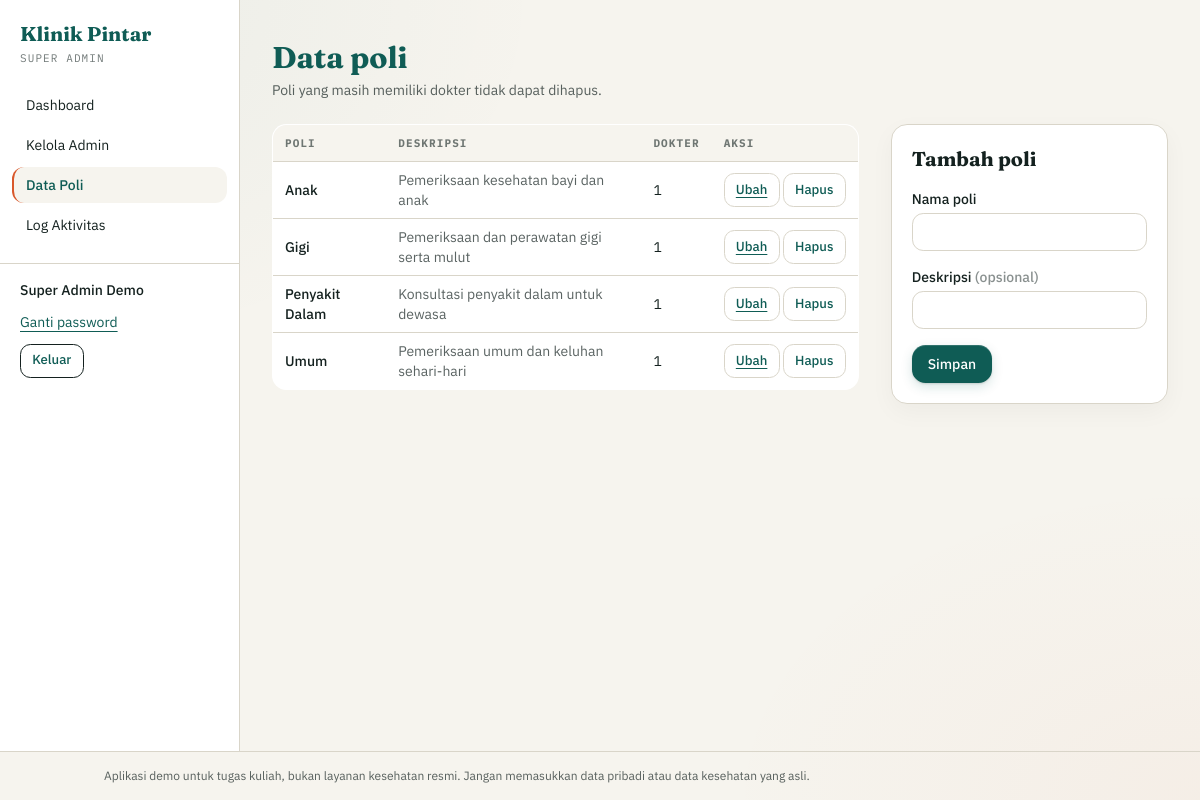
Screenshot of /superadmin/poli.php (signed in) with the database file from the repository.
### tables this page shows
CREATE TABLE IF NOT EXISTS users (
    id INT UNSIGNED NOT NULL AUTO_INCREMENT,
    nama VARCHAR(100) NOT NULL,
    email VARCHAR(120) NOT NULL,
    password VARCHAR(255) NOT NULL,
    role ENUM('super_admin', 'admin', 'dokter', 'user') NOT NULL,
    status ENUM('aktif', 'nonaktif', 'pending') NOT NULL DEFAULT 'aktif',
    wajib_ganti_password TINYINT(1) NOT NULL DEFAULT 0,
    login_gagal TINYINT UNSIGNED NOT NULL DEFAULT 0,
    terkunci_hingga DATETIME DEFAULT NULL,
    PRIMARY KEY (id),
    UNIQUE KEY uq_users_email (email),
    KEY idx_users_role_status (role, status)
);

CREATE TABLE IF NOT EXISTS poli (
    id INT UNSIGNED NOT NULL AUTO_INCREMENT,
    nama_poli VARCHAR(80) NOT NULL,
    deskripsi VARCHAR(255) DEFAULT NULL,
    PRIMARY KEY (id),
    UNIQUE KEY uq_poli_nama (nama_poli)
);

### includes/auth.php (called while the page is built, shortened)
<?php
require_once __DIR__ . '/../config/database.php';
require_once __DIR__ . '/helper.php';
function user_login()
{
    return isset($_SESSION['user']) ? $_SESSION['user'] : null;
}
function require_login()
{
    $sesi = user_login();
    $st = db()->prepare(
        'SELECT id, nama, role, status, wajib_ganti_password FROM users WHERE id = ?'
    );
    $st->execute([$sesi['id']]);
    $baris = $st->fetch();
    $user = [
        'id'          => (int) $baris['id'],
        'nama'        => $baris['nama'],
        'role'        => $baris['role'],
        'wajib_ganti' => (bool) $baris['wajib_ganti_password'],
    ];
    return $user;
}
function require_role($roles)
{
    $user = require_login();
    return $user;
}

### config/database.php (called while the page is built, shortened)
<?php
function db()
{
    static $pdo = null;
    if ($pdo === null) {
        $dsn = 'mysql:host=' . DB_HOST . ';dbname=' . DB_NAME . ';charset=utf8mb4';
        $pdo = new PDO($dsn, DB_USER, DB_PASS, [
            PDO::ATTR_ERRMODE            => PDO::ERRMODE_EXCEPTION,
            PDO::ATTR_DEFAULT_FETCH_MODE => PDO::FETCH_ASSOC,
            PDO::ATTR_EMULATE_PREPARES   => false,
        ]);
        $pdo->exec("SET time_zone = '+07:00'");
    }
    return $pdo;
}

### includes/helper.php (called while the page is built, shortened)
<?php
function e($teks)
{
    return htmlspecialchars((string) $teks, ENT_QUOTES, 'UTF-8');
}
function url($path = '')
{
    return BASE_URL . '/' . ltrim($path, '/');
}

### includes/menu.php (called while the page is built)
<?php
function menu_panel($role)
{
    $semua = [
        'super_admin' => [
    ['Dashboard', 'superadmin/dashboard.php'],
    ['Kelola Admin', 'superadmin/kelola_admin.php'],
    ['Data Poli', 'superadmin/poli.php'],
    ['Log Aktivitas', 'superadmin/log.php'],
],
       'admin' => [
    ['Dashboard', 'admin/dashboard.php'],
    ['Antrean', 'admin/antrean.php'],
    ['Laporan', 'admin/laporan.php'],
    ['Kelola Dokter', 'admin/dokter.php'],
    ['Jadwal Praktik', 'admin/jadwal.php'],
],
       'dokter' => [
    ['Dashboard', 'dokter/dashboard.php'],
    ['Antrean Hari Ini', 'dokter/antrean.php'],
    ['Jadwal Saya', 'dokter/jadwal.php'],
    ['Riwayat Pasien', 'dokter/riwayat.php'],
],
        'user' => [
    ['Dashboard', 'user/dashboard.php'],
    ['Buat Reservasi', 'user/reservasi.php'],
    ['Antrean Saya', 'user/antrean.php'],
    ['Notifikasi', 'user/notifikasi.php'],
    ['Riwayat Kunjungan', 'user/riwayat.php'],
],
    ];
    return isset($semua[$role]) ? $semua[$role] : [];
}

### superadmin/poli.php (the view, shortened to what this page needs)
<?php
require_once __DIR__ . '/../includes/auth.php';
$user = require_role('super_admin');
$pdo  = db();
$edit = ['id' => 0, 'nama_poli' => '', 'deskripsi' => ''];
$daftar = $pdo->query(
    'SELECT p.id, p.nama_poli, p.deskripsi, COUNT(d.id) AS jml_dokter
     FROM poli p LEFT JOIN dokter d ON d.poli_id = p.id
     GROUP BY p.id, p.nama_poli, p.deskripsi ORDER BY p.nama_poli'
)->fetchAll();
$kelasInput = 'mt-1 w-full border border-garis bg-white px-3 py-2 text-sm focus:border-klinik focus:outline-none focus:ring-1 focus:ring-klinik';
$aktif = 'superadmin/poli.php';
require __DIR__ . '/../includes/panel_start.php';
?>
<h1 class="font-serif text-3xl font-bold text-klinik">Data poli</h1>
<p class="mt-1 text-sm text-ink/70">Poli yang masih memiliki dokter tidak dapat dihapus.</p>
<div class="mt-6 grid gap-8 lg:grid-cols-3">
  <section class="overflow-x-auto lg:col-span-2">
    <table class="responsive-table w-full border border-garis bg-white text-left text-sm">
      <thead class="bg-paper font-mono text-[11px] uppercase tracking-widest text-ink/60">
        <tr><th class="px-3 py-2">Poli</th><th class="px-3 py-2">Deskripsi</th><th class="px-3 py-2">Dokter</th><th class="px-3 py-2">Aksi</th></tr>
      </thead>
      <tbody>
        <?php foreach ($daftar as $p): ?>
          <tr class="border-t border-garis">
            <td data-label="Poli" class="px-3 py-2 font-medium"><?= e($p['nama_poli']) ?></td>
            <td data-label="Deskripsi" class="px-3 py-2 text-ink/70"><?= e($p['deskripsi']) ?></td>
            <td data-label="Dokter" class="px-3 py-2 font-mono"><?= (int) $p['jml_dokter'] ?></td>
            <td data-label="Aksi" class="whitespace-nowrap px-3 py-2">
              <a class="action-button underline" href="<?= e(url('superadmin/poli.php?edit=' . (int) $p['id'])) ?>">Ubah</a>
              <form method="post" class="inline" onsubmit="return confirm('Hapus poli ini?')">
                <button class="action-button action-danger">Hapus</button>
              </form>
            </td>
          </tr>
        <?php endforeach; ?>
      </tbody>
    </table>
  </section>
  <section>
    <div class="border border-garis bg-white p-5">
      <h2 class="font-serif text-xl font-bold"><?= $edit['id'] > 0 ? 'Ubah poli' : 'Tambah poli' ?></h2>
      <form method="post" class="mt-4 space-y-4" novalidate>
        <div>
          <label class="block text-sm font-medium" for="nama_poli">Nama poli</label>
          <input id="nama_poli" name="nama_poli" value="<?= e($edit['nama_poli']) ?>" class="<?= $kelasInput ?>">
        </div>
        <div>
          <label class="block text-sm font-medium" for="deskripsi">Deskripsi <span class="text-ink/50">(opsional)</span></label>
          <input id="deskripsi" name="deskripsi" value="<?= e($edit['deskripsi']) ?>" class="<?= $kelasInput ?>">
        </div>
        <div class="flex items-center gap-3">
          <button class="bg-klinik px-4 py-2 text-sm font-medium text-white hover:bg-ink">Simpan</button>
        </div>
      </form>
    </div>
  </section>
</div>
<?php require __DIR__ . '/../includes/panel_end.php'; ?>

### includes/panel_start.php (shortened to what this page needs)
<?php
require_once __DIR__ . '/menu.php';
require __DIR__ . '/header.php';
$menu  = menu_panel($user['role']);
$aktif = isset($aktif) ? $aktif : '';
?>
<div class="flex flex-1 flex-col md:flex-row">
  <aside class="border-b border-garis bg-white md:w-60 md:shrink-0 md:border-b-0 md:border-r print:hidden">
    <div class="panel-brand-row px-5 py-5">
      <div>
        <p class="font-serif text-xl font-bold text-klinik">Klinik Pintar</p>
        <p class="mt-0.5 font-mono text-[11px] uppercase tracking-widest text-ink/60"><?= e(str_replace('_', ' ', $user['role'])) ?></p>
      </div>
    </div>
    <div class="panel-desktop-menu">
      <nav class="space-y-1 px-3 pb-5">
        <?php foreach ($menu as $m): $on = ($m[1] === $aktif); ?>
          <a href="<?= e(url($m[1])) ?>"
             class="block whitespace-nowrap rounded-xl border-l-2 px-3 py-2 text-sm <?= $on ? 'border-bata bg-paper font-medium text-klinik' : 'border-transparent hover:bg-paper' ?>">
            <?= e($m[0]) ?>
          </a>
        <?php endforeach; ?>
      </nav>
      <div class="space-y-3 border-t border-garis px-5 py-4 text-sm">
        <p class="font-medium"><?= e($user['nama']) ?></p>
        <a href="<?= e(url('auth/ganti_password.php')) ?>" class="block text-klinik underline underline-offset-4">Ganti password</a>
        <form method="post" action="<?= e(url('auth/logout.php')) ?>">
          <button class="action-button border-ink hover:bg-ink hover:text-paper">Keluar</button>
        </form>
      </div>
    </div>
  </aside>
  <main class="min-w-0 flex-1 px-4 py-8 md:px-8 md:py-10">

### assets/app.css (style rules this page uses)
body { background-image: radial-gradient(ellipse at top left, rgb(15 92 85 / 5%), transparent 34rem), radial-gradient(ellipse at bottom right, rgb(217 88 43 / 4%), transparent 30rem); background-attachment: fixed; }
a { text-underline-offset: 3px; transition: color 160ms ease, background-color 160ms ease, border-color 160ms ease; }
button { min-height: 2.35rem; border-radius: 0.75rem; transition: color 160ms ease, background-color 160ms ease, border-color 160ms ease, box-shadow 160ms ease; }
button:not([class*="bg-"]):not(:disabled) { border: 1px solid #D9D5C9; background-color: #fff; color: #0F5C55; }
.action-button, button[class~="underline"] { display: inline-flex; min-height: 2.15rem; align-items: center; justify-content: center; border: 1px solid #D9D5C9; border-radius: 0.65rem; background-color: #fff; padding: 0.35rem 0.7rem; color: #0F5C55; font-size: 0.82rem; font-weight: 500; line-height: 1.25; text-decoration: none; vertical-align: middle; cursor: pointer; transition: color 160ms ease, background-color 160ms ease, border-color 160ms ease, box-shadow 160ms ease; }
.action-danger, button[class~="text-bata"] { border-color: rgb(217 88 43 / 35%); background-color: #fff; color: #B84625; }
a[class~="underline"]:not(.action-button) { color: #0F5C55; }
button, .action-button, a[class*="bg-klinik"], a[class*="bg-bata"] { -webkit-tap-highlight-color: transparent; transition: color 160ms ease, background-color 160ms ease, border-color 160ms ease, box-shadow 180ms ease, transform 120ms ease; }
button[class*="bg-klinik"]:not([class*="bg-klinik/"]), a[class*="bg-klinik"]:not([class*="bg-klinik/"]) { --warna-putar: #fff; border-radius: 0.85rem; background-color: #0F5C55; box-shadow: inset 0 1px 0 rgb(255 255 255 / 14%), 0 1px 2px rgb(20 33 31 / 14%), 0 4px 12px rgb(15 92 85 / 16%); color: #fff; text-decoration: none; }
input:not([type="hidden"]), select, textarea { border-radius: 0.7rem; transition: border-color 160ms ease, box-shadow 160ms ease; }
main div[class~="border-garis"][class~="bg-white"] { border-radius: 1rem; box-shadow: 0 8px 24px rgb(20 33 31 / 4%); }
table { border-collapse: separate; border-spacing: 0; overflow: hidden; border-radius: 0.9rem; }
main, main > * { min-width: 0; }
main .overflow-x-auto { max-width: 100%; -webkit-overflow-scrolling: touch; overscroll-behavior-x: contain; }
main input:not([type="hidden"]), main select, main textarea { max-width: 100%; }
tbody tr { transition: background-color 140ms ease; }

### rows the page displays
users: role "SUPER ADMIN", nama "Super Admin Demo"
poli: nama_poli "Anak", deskripsi "Pemeriksaan kesehatan bayi dan anak", jml_dokter "1"
poli: nama_poli "Gigi", deskripsi "Pemeriksaan dan perawatan gigi serta mulut", jml_dokter "1"
poli: nama_poli "Penyakit Dalam", deskripsi "Konsultasi penyakit dalam untuk dewasa", jml_dokter "1"
poli: nama_poli "Umum", deskripsi "Pemeriksaan umum dan keluhan sehari-hari", jml_dokter "1"

### other values shown
$m[0] "Dashboard"
$m[0] "Kelola Admin"
$m[0] "Data Poli"
$m[0] "Log Aktivitas"
